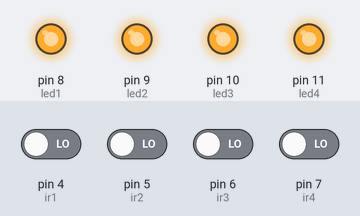
Bench run of a sketch on a simulated Arduino Uno, built with avr-gcc and run on an emulated ATmega328P. Shown: output pins drawn as LEDs (lit = HIGH). Inputs (shaded band) come from the test bench; at power-on: pin 4 (ir1), pin 5 (ir2), pin 6 (ir3), pin 7 (ir4) LOW.

Above: at 1.2 s.
1.3 s: pin 5 (ir2) driven HIGH
At 2.5 s:
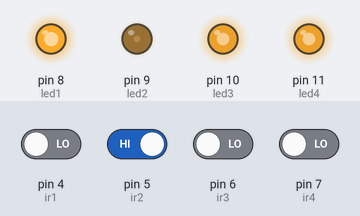
2.8 s: pin 4 (ir1) driven HIGH
At 3.3 s:
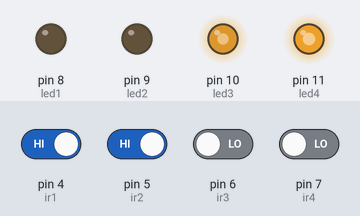
4.3 s: pin 6 (ir3) driven HIGH
At 4.9 s:
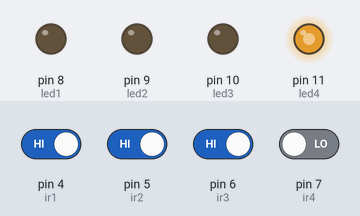
5.8 s: pin 7 (ir4) driven HIGH
At 6.8 s:
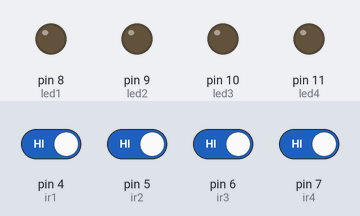
7.3 s: pin 4 (ir1) driven LOW
At 8.4 s:
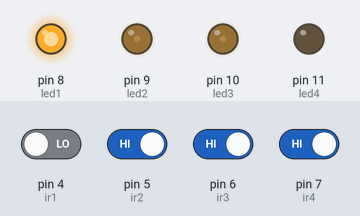
8.8 s: pin 5 (ir2) driven LOW
At 10.3 s:
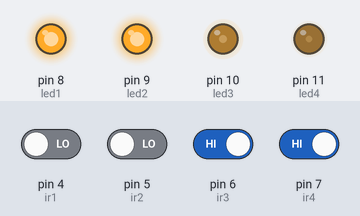
Timing chart, 0 to 11.3 s (numbered marks = the images above; inputs shaded):
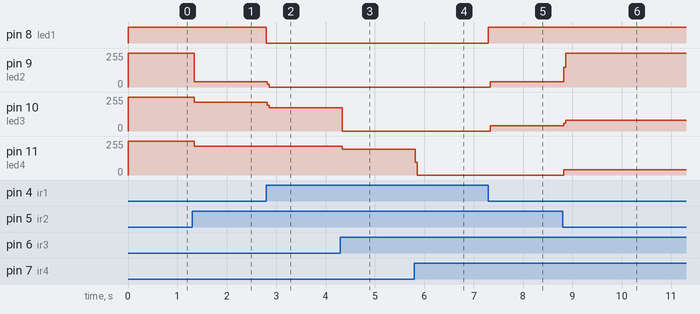

The sketch:

smart_street_light4.ino
```cpp
//Define each pin in ir sensor
int ir1=4;
int ir2=5;
int ir3=6;
int ir4=7;
int led1=8; //Pin for LED 1
int led2=9; //Pin for LED 2
int led3=10; //Pin for LED 3
int led4=11; //Pin for LED 4
int p1=0;
int p2=0;
int p3=0;
int p4=0;

void setup()
{
 pinMode(ir1,INPUT);
 pinMode(ir2,INPUT);
 pinMode(ir3,INPUT);
 pinMode(ir4,INPUT);
 pinMode(led1,OUTPUT);
 pinMode(led2,OUTPUT);
 pinMode(led3,OUTPUT);
 pinMode(led4,OUTPUT);
}
void loop()
{
  //To read the ir sensor to pin in microc controller
 p1=digitalRead(ir1);
 p2=digitalRead(ir2);
 p3=digitalRead(ir3);
 p4=digitalRead(ir4);

//Using condition to set them work together in loop function
if(p1==HIGH)
{
 digitalWrite(led1,LOW);
 digitalWrite(led2,LOW);
 digitalWrite(led3,LOW);
}
else
{
 digitalWrite(led1,HIGH);
 digitalWrite(led2,HIGH);
 digitalWrite(led3,HIGH);
}
if(p2==HIGH)
{
 digitalWrite(led2,LOW);
 digitalWrite(led3,LOW);
 digitalWrite(led4,LOW);
}
else
{
 digitalWrite(led2,HIGH);
 digitalWrite(led3,HIGH);
 digitalWrite(led4,HIGH);
}
if(p3==HIGH)
{
 digitalWrite(led3,LOW);
 digitalWrite(led4,LOW);
}
else
{
 digitalWrite(led3,HIGH);
 digitalWrite(led4,HIGH);
}
if(p4==HIGH)
{
 digitalWrite(led4,LOW);
}
else
{
 digitalWrite(led4,HIGH);
}
}
```

Measured:
- after the input at 1.3 s, pin 9 (led2): 255/255 → 40/255 at once; pin 10 (led3): 255/255 → 215/255 at once; pin 11 (led4): 255/255 → 214/255 at once
- after the input at 2.8 s, pin 8 (led1): HIGH → LOW at once; pin 9 (led2): 40/255 → 0/255 at once; pin 10 (led3): 215/255 → 176/255 at once
- after the input at 4.3 s, pin 10 (led3): 176/255 → 0/255 at once; pin 11 (led4): 214/255 → 194/255 at once
- after the input at 5.8 s, pin 11 (led4): 194/255 → 0/255 at once
- after the input at 7.3 s, pin 8 (led1): LOW → HIGH at once; pin 9 (led2), pin 10 (led3): 0/255 → 40/255 at once
- after the input at 8.8 s, pin 9 (led2): 40/255 → 255/255 at once; pin 10 (led3): 40/255 → 80/255 at once; pin 11 (led4): 0/255 → 40/255 at once
